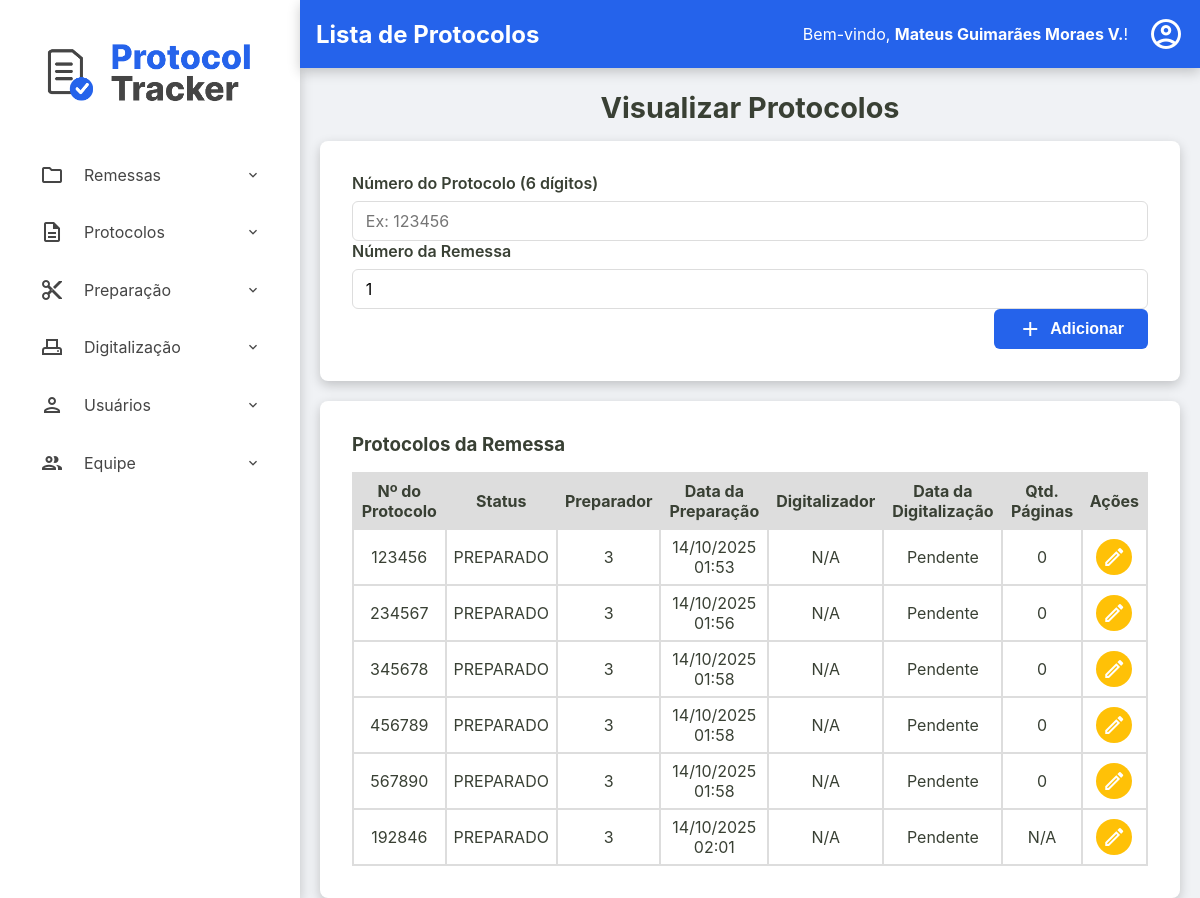
Page /admin/remessas/protocolos?id=79cb09a9-93d1-4544-90c2-ab69c693ab31 (signed in) on the earlier database version.
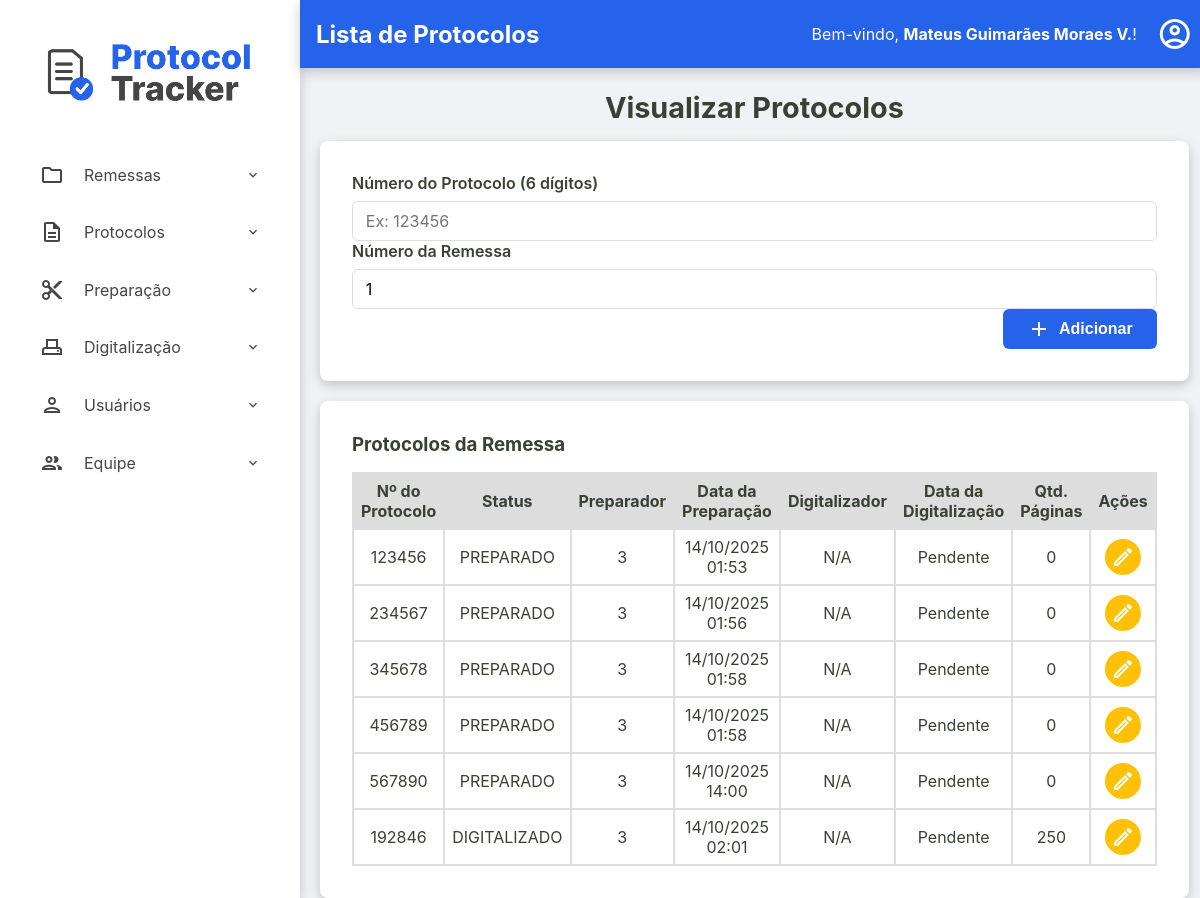
Same page on the later database version.
### tables this page shows
CREATE TABLE protocolos (
    id TEXT PRIMARY KEY,
    id_remessa TEXT NOT NULL,
    numero_protocolo TEXT NOT NULL UNIQUE,
    data_preparacao TEXT NULL,
    id_preparador INTEGER NULL,
    data_digitalizacao TEXT NULL,
    id_digitalizador INTEGER NULL,
    status TEXT NOT NULL DEFAULT 'RECEBIDO',
    quantidade_paginas INTEGER NULL CHECK (quantidade_paginas >= 0),
    observacoes TEXT NULL,
    FOREIGN KEY (id_remessa) REFERENCES remessas (id),
    FOREIGN KEY (id_preparador) REFERENCES usuarios (id),
    FOREIGN KEY (id_digitalizador) REFERENCES usuarios (id)
  );

### src/Controller/Admin/RemessaController.php (called while the page is built, shortened)
<?php
class RemessaController
{
    public function exibirProtocolos(?string $id_remessa_param, ?string $erro = null)
    {
        try {
            $id_remessa = $id_remessa_param;
            $listaProtocolos = $this->protocoloRepository->findByRemessa($id_remessa);
            require __DIR__ . '/../../../templates/admin/visualizar-protocolos.php';
        } catch (Exception $e) {
            $this->exibirRemessas($e->getMessage());
        }
    }
}

### src/Repository/ProtocoloRepository.php (called while the page is built, shortened)
<?php
class ProtocoloRepository implements ProtocoloRepositoryInterface
{
    private PDO $connection;
    public function __construct(PDO $connection)
    {
        $this->connection = $connection;
    }
    public function findByRemessa(string $id_remessa): array
    {
        $sqlQuery = "SELECT * FROM protocolos WHERE id_remessa = :id_remessa;";
        $stmt = $this->connection->prepare($sqlQuery);
        $stmt->bindValue(':id_remessa', $id_remessa);
        $stmt->execute();
        return $this->hidrataLista($stmt);
    }
    private function hidrataLista(PDOStatement $stmt): array
    {
        $listaDeProtocolos = [];
        while($dadosProtocolo = $stmt->fetch()){
            $listaDeProtocolos[] = Protocolo::fromArray($dadosProtocolo);
        }
        return $listaDeProtocolos;
    }
}

### src/Model/Protocolo.php (called while the page is built, shortened)
<?php
class Protocolo {
    public function getId(): ?string { return $this->id; }
    public function getNumeroProtocolo(): string { return $this->numero_protocolo; }
    public function getDataPreparacao(): ?DateTimeImmutable { return $this->data_preparacao; }
    public function getIdPreparador(): ?int { return $this->id_preparador; }
    public function getDataDigitalizacao(): ?DateTimeImmutable { return $this->data_digitalizacao; }
    public function getIdDigitalizador(): ?int { return $this->id_digitalizador; }
    public function getStatus(): string { return $this->status; }
    public function getQuantidadePaginas(): ?int { return $this->quantidade_paginas; }
    public static function fromArray(array $array): self
    {
        try {
            $data_preparacao = isset($array['data_preparacao']) ? new DateTimeImmutable($array['data_preparacao']) :  null;
            $data_digitalizacao = isset($array['data_digitalizacao']) ? new DateTimeImmutable($array['data_digitalizacao']) :  null;
        } catch (Exception $e) {
            throw new Exception("Falha ao criar data");
        }
        return new self(
            $array['id'],
            $array['id_remessa'],
            $array['numero_protocolo'],
            $data_preparacao,
            isset($array['id_preparador']) ? (int) $array['id_preparador'] : null,
            $data_digitalizacao,
            isset($array['id_digitalizador']) ? (int) $array['id_digitalizador'] : null,
            $array['status'],
            isset($array['quantidade_paginas']) ? (int) $array['quantidade_paginas'] : null,
            $array['observacoes'] ?? null,
        );
    }
}

### templates/admin/visualizar-protocolos.php (the view, shortened to what the changed rows need)
<?php require __DIR__ . '/../components/_header.php'; ?>
<h2>Visualizar Protocolos</h2>
<div class="container-principal-busca">
<section class="listagem-container">
    <table id="tabela-protocolos-remessa" class="protocolos-table datatable-js">
        <thead>
            <tr>
                <th>Nº do Protocolo</th>
                <th>Status</th>
                <th>Preparador</th>
                <th>Data da Preparação</th>
                <th>Digitalizador</th>
                <th>Data da Digitalização</th>
                <th>Qtd. Páginas</th>
                <th class="acoes-header">Ações</th>
            </tr>
        </thead>
        <tbody>
            <?php foreach ($listaProtocolos as $protocolo): ?>
                <tr>
                    <td><?= htmlspecialchars($protocolo->getNumeroProtocolo()) ?></td>
                    <td><?= htmlspecialchars($protocolo->getStatus()) ?></td>
                    <td>
                        <?php
                            echo htmlspecialchars($protocolo->getIdPreparador() ?? 'N/A');
                        ?>
                    </td>
                    <td><?= $protocolo->getDataPreparacao() ? $protocolo->getDataPreparacao()->format('d/m/Y H:i') : 'Pendente' ?></td>
                    <td>
                        <?php
                            echo htmlspecialchars($protocolo->getIdDigitalizador() ?? 'N/A');
                        ?>
                    </td>
                    <td><?= $protocolo->getDataDigitalizacao() ? $protocolo->getDataDigitalizacao()->format('d/m/Y H:i') : 'Pendente' ?></td>
                    <td><?= htmlspecialchars($protocolo->getQuantidadePaginas() ?? 'N/A') ?></td>
                    <td class="acoes-cell">
                        <a href="/admin/remessas/editar-protocolo?id=<?= htmlspecialchars($protocolo->getId()) ?>" class="btn-acao btn-editar" title="Editar Protocolo">
                            <span class="material-icons-outlined">edit</span>
                        </a>
                    </td>
                </tr>
            <?php endforeach; ?>
        </tbody>
    </table>
</section>
</div>
<?php require __DIR__ . '/../components/_footer.php'; ?>

Differences in the rows shown:
changed protocolos (number 5 of 6 on the later page): format "14/10/2025 01:58" → "14/10/2025 14:00"
changed protocolos: status "PREPARADO" → "DIGITALIZADO"; quantidade_paginas "N/A" → "250"
